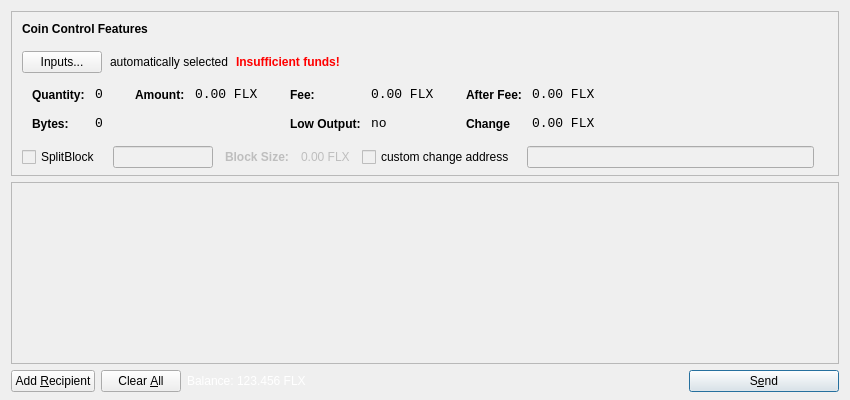
<?xml version="1.0" encoding="UTF-8"?>
<ui version="4.0">
 <class>SendCoinsDialog</class>
 <widget class="QDialog" name="SendCoinsDialog">
  <property name="geometry">
   <rect>
    <x>0</x>
    <y>0</y>
    <width>850</width>
    <height>400</height>
   </rect>
  </property>
  <property name="windowTitle">
   <string>Send Coins</string>
  </property>
  <layout class="QVBoxLayout" name="verticalLayout" stretch="0,1,0">
   <property name="bottomMargin">
    <number>8</number>
   </property>
   <item>
    <widget class="QFrame" name="frameCoinControl">
     <property name="sizePolicy">
      <sizepolicy hsizetype="Expanding" vsizetype="Expanding">
       <horstretch>0</horstretch>
       <verstretch>0</verstretch>
      </sizepolicy>
     </property>
     <property name="maximumSize">
      <size>
       <width>16777215</width>
       <height>16777215</height>
      </size>
     </property>
     <property name="styleSheet">
      <string notr="true">background-color: rgb(240, 240, 240);</string>
     </property>
     <property name="frameShape">
      <enum>QFrame::StyledPanel</enum>
     </property>
     <property name="frameShadow">
      <enum>QFrame::Sunken</enum>
     </property>
     <layout class="QVBoxLayout" name="verticalLayoutCoinControl2">
      <property name="spacing">
       <number>6</number>
      </property>
      <property name="leftMargin">
       <number>0</number>
      </property>
      <property name="topMargin">
       <number>0</number>
      </property>
      <property name="rightMargin">
       <number>0</number>
      </property>
      <property name="bottomMargin">
       <number>6</number>
      </property>
      <item>
       <layout class="QVBoxLayout" name="verticalLayoutCoinControl" stretch="0,0,0,0,1">
        <property name="spacing">
         <number>0</number>
        </property>
        <property name="leftMargin">
         <number>10</number>
        </property>
        <property name="topMargin">
         <number>10</number>
        </property>
        <item>
         <layout class="QHBoxLayout" name="horizontalLayoutCoinControl1">
          <property name="bottomMargin">
           <number>15</number>
          </property>
          <item>
           <widget class="QLabel" name="labelCoinControlFeatures">
            <property name="sizePolicy">
             <sizepolicy hsizetype="Preferred" vsizetype="Maximum">
              <horstretch>0</horstretch>
              <verstretch>0</verstretch>
             </sizepolicy>
            </property>
            <property name="font">
             <font>
              <weight>75</weight>
              <bold>true</bold>
             </font>
            </property>
            <property name="styleSheet">
             <string notr="true">font-weight:bold;</string>
            </property>
            <property name="text">
             <string>Coin Control Features</string>
            </property>
           </widget>
          </item>
         </layout>
        </item>
        <item>
         <layout class="QHBoxLayout" name="horizontalLayoutCoinControl2" stretch="0,0,0,0">
          <property name="spacing">
           <number>8</number>
          </property>
          <property name="bottomMargin">
           <number>10</number>
          </property>
          <item>
           <widget class="QPushButton" name="pushButtonCoinControl">
            <property name="styleSheet">
             <string notr="true"/>
            </property>
            <property name="text">
             <string>Inputs...</string>
            </property>
           </widget>
          </item>
          <item>
           <widget class="QLabel" name="labelCoinControlAutomaticallySelected">
            <property name="text">
             <string>automatically selected</string>
            </property>
            <property name="margin">
             <number>5</number>
            </property>
           </widget>
          </item>
          <item>
           <widget class="QLabel" name="labelCoinControlInsuffFunds">
            <property name="font">
             <font>
              <weight>75</weight>
              <bold>true</bold>
             </font>
            </property>
            <property name="styleSheet">
             <string notr="true">color:red;font-weight:bold;</string>
            </property>
            <property name="text">
             <string>Insufficient funds!</string>
            </property>
            <property name="margin">
             <number>5</number>
            </property>
           </widget>
          </item>
          <item>
           <spacer name="horizontalSpacerCoinControl">
            <property name="orientation">
             <enum>Qt::Horizontal</enum>
            </property>
            <property name="sizeHint" stdset="0">
             <size>
              <width>40</width>
              <height>1</height>
             </size>
            </property>
           </spacer>
          </item>
         </layout>
        </item>
        <item>
         <widget class="QWidget" name="widgetCoinControl" native="true">
          <property name="sizePolicy">
           <sizepolicy hsizetype="Preferred" vsizetype="Preferred">
            <horstretch>0</horstretch>
            <verstretch>0</verstretch>
           </sizepolicy>
          </property>
          <property name="minimumSize">
           <size>
            <width>0</width>
            <height>0</height>
           </size>
          </property>
          <property name="styleSheet">
           <string notr="true"/>
          </property>
          <layout class="QHBoxLayout" name="horizontalLayoutCoinControl5">
           <property name="leftMargin">
            <number>0</number>
           </property>
           <property name="topMargin">
            <number>0</number>
           </property>
           <property name="rightMargin">
            <number>0</number>
           </property>
           <property name="bottomMargin">
            <number>0</number>
           </property>
           <item>
            <layout class="QHBoxLayout" name="horizontalLayoutCoinControl3" stretch="0,0,0,1">
             <property name="spacing">
              <number>20</number>
             </property>
             <property name="topMargin">
              <number>0</number>
             </property>
             <property name="bottomMargin">
              <number>10</number>
             </property>
             <item>
              <layout class="QFormLayout" name="formLayoutCoinControl1">
               <property name="horizontalSpacing">
                <number>10</number>
               </property>
               <property name="verticalSpacing">
                <number>14</number>
               </property>
               <property name="leftMargin">
                <number>10</number>
               </property>
               <property name="topMargin">
                <number>4</number>
               </property>
               <property name="rightMargin">
                <number>6</number>
               </property>
               <item row="0" column="0">
                <widget class="QLabel" name="labelCoinControlQuantityText">
                 <property name="styleSheet">
                  <string notr="true">font-weight:bold;</string>
                 </property>
                 <property name="text">
                  <string>Quantity:</string>
                 </property>
                 <property name="margin">
                  <number>0</number>
                 </property>
                </widget>
               </item>
               <item row="0" column="1">
                <widget class="QLabel" name="labelCoinControlQuantity">
                 <property name="font">
                  <font>
                   <family>Monospace</family>
                   <pointsize>10</pointsize>
                  </font>
                 </property>
                 <property name="cursor">
                  <cursorShape>IBeamCursor</cursorShape>
                 </property>
                 <property name="contextMenuPolicy">
                  <enum>Qt::ActionsContextMenu</enum>
                 </property>
                 <property name="text">
                  <string>0</string>
                 </property>
                 <property name="margin">
                  <number>0</number>
                 </property>
                 <property name="textInteractionFlags">
                  <set>Qt::LinksAccessibleByMouse|Qt::TextSelectableByKeyboard|Qt::TextSelectableByMouse</set>
                 </property>
                </widget>
               </item>
               <item row="1" column="0">
                <widget class="QLabel" name="labelCoinControlBytesText">
                 <property name="styleSheet">
                  <string notr="true">font-weight:bold;</string>
                 </property>
                 <property name="text">
                  <string>Bytes:</string>
                 </property>
                </widget>
               </item>
               <item row="1" column="1">
                <widget class="QLabel" name="labelCoinControlBytes">
                 <property name="font">
                  <font>
                   <family>Monospace</family>
                   <pointsize>10</pointsize>
                  </font>
                 </property>
                 <property name="cursor">
                  <cursorShape>IBeamCursor</cursorShape>
                 </property>
                 <property name="contextMenuPolicy">
                  <enum>Qt::ActionsContextMenu</enum>
                 </property>
                 <property name="text">
                  <string>0</string>
                 </property>
                 <property name="textInteractionFlags">
                  <set>Qt::LinksAccessibleByMouse|Qt::TextSelectableByKeyboard|Qt::TextSelectableByMouse</set>
                 </property>
                </widget>
               </item>
              </layout>
             </item>
             <item>
              <layout class="QFormLayout" name="formLayoutCoinControl2">
               <property name="horizontalSpacing">
                <number>10</number>
               </property>
               <property name="verticalSpacing">
                <number>14</number>
               </property>
               <property name="leftMargin">
                <number>6</number>
               </property>
               <property name="topMargin">
                <number>4</number>
               </property>
               <property name="rightMargin">
                <number>6</number>
               </property>
               <item row="0" column="0">
                <widget class="QLabel" name="labelCoinControlAmountText">
                 <property name="styleSheet">
                  <string notr="true">font-weight:bold;</string>
                 </property>
                 <property name="text">
                  <string>Amount:</string>
                 </property>
                 <property name="margin">
                  <number>0</number>
                 </property>
                </widget>
               </item>
               <item row="0" column="1">
                <widget class="QLabel" name="labelCoinControlAmount">
                 <property name="font">
                  <font>
                   <family>Monospace</family>
                   <pointsize>10</pointsize>
                  </font>
                 </property>
                 <property name="cursor">
                  <cursorShape>IBeamCursor</cursorShape>
                 </property>
                 <property name="contextMenuPolicy">
                  <enum>Qt::ActionsContextMenu</enum>
                 </property>
                 <property name="text">
                  <string notr="true">0.00 FLX</string>
                 </property>
                 <property name="textInteractionFlags">
                  <set>Qt::LinksAccessibleByMouse|Qt::TextSelectableByKeyboard|Qt::TextSelectableByMouse</set>
                 </property>
                </widget>
               </item>
              </layout>
             </item>
             <item>
              <layout class="QFormLayout" name="formLayoutCoinControl3">
               <property name="horizontalSpacing">
                <number>10</number>
               </property>
               <property name="verticalSpacing">
                <number>14</number>
               </property>
               <property name="leftMargin">
                <number>6</number>
               </property>
               <property name="topMargin">
                <number>4</number>
               </property>
               <property name="rightMargin">
                <number>6</number>
               </property>
               <item row="0" column="0">
                <widget class="QLabel" name="labelCoinControlFeeText">
                 <property name="styleSheet">
                  <string notr="true">font-weight:bold;</string>
                 </property>
                 <property name="text">
                  <string>Fee:</string>
                 </property>
                 <property name="margin">
                  <number>0</number>
                 </property>
                </widget>
               </item>
               <item row="0" column="1">
                <widget class="QLabel" name="labelCoinControlFee">
                 <property name="font">
                  <font>
                   <family>Monospace</family>
                   <pointsize>10</pointsize>
                  </font>
                 </property>
                 <property name="cursor">
                  <cursorShape>IBeamCursor</cursorShape>
                 </property>
                 <property name="contextMenuPolicy">
                  <enum>Qt::ActionsContextMenu</enum>
                 </property>
                 <property name="text">
                  <string notr="true">0.00 FLX</string>
                 </property>
                 <property name="textInteractionFlags">
                  <set>Qt::LinksAccessibleByMouse|Qt::TextSelectableByKeyboard|Qt::TextSelectableByMouse</set>
                 </property>
                </widget>
               </item>
               <item row="1" column="0">
                <widget class="QLabel" name="labelCoinControlLowOutputText">
                 <property name="styleSheet">
                  <string notr="true">font-weight:bold;</string>
                 </property>
                 <property name="text">
                  <string>Low Output:</string>
                 </property>
                </widget>
               </item>
               <item row="1" column="1">
                <widget class="QLabel" name="labelCoinControlLowOutput">
                 <property name="font">
                  <font>
                   <family>Monospace</family>
                   <pointsize>10</pointsize>
                  </font>
                 </property>
                 <property name="cursor">
                  <cursorShape>IBeamCursor</cursorShape>
                 </property>
                 <property name="contextMenuPolicy">
                  <enum>Qt::ActionsContextMenu</enum>
                 </property>
                 <property name="text">
                  <string>no</string>
                 </property>
                 <property name="textInteractionFlags">
                  <set>Qt::LinksAccessibleByMouse|Qt::TextSelectableByKeyboard|Qt::TextSelectableByMouse</set>
                 </property>
                </widget>
               </item>
              </layout>
             </item>
             <item>
              <layout class="QFormLayout" name="formLayoutCoinControl4">
               <property name="horizontalSpacing">
                <number>10</number>
               </property>
               <property name="verticalSpacing">
                <number>14</number>
               </property>
               <property name="leftMargin">
                <number>6</number>
               </property>
               <property name="topMargin">
                <number>4</number>
               </property>
               <property name="rightMargin">
                <number>6</number>
               </property>
               <item row="0" column="0">
                <widget class="QLabel" name="labelCoinControlAfterFeeText">
                 <property name="styleSheet">
                  <string notr="true">font-weight:bold;</string>
                 </property>
                 <property name="text">
                  <string>After Fee:</string>
                 </property>
                 <property name="margin">
                  <number>0</number>
                 </property>
                </widget>
               </item>
               <item row="0" column="1">
                <widget class="QLabel" name="labelCoinControlAfterFee">
                 <property name="font">
                  <font>
                   <family>Monospace</family>
                   <pointsize>10</pointsize>
                  </font>
                 </property>
                 <property name="cursor">
                  <cursorShape>IBeamCursor</cursorShape>
                 </property>
                 <property name="contextMenuPolicy">
                  <enum>Qt::ActionsContextMenu</enum>
                 </property>
                 <property name="text">
                  <string notr="true">0.00 FLX</string>
                 </property>
                 <property name="textInteractionFlags">
                  <set>Qt::LinksAccessibleByMouse|Qt::TextSelectableByKeyboard|Qt::TextSelectableByMouse</set>
                 </property>
                </widget>
               </item>
               <item row="1" column="0">
                <widget class="QLabel" name="labelCoinControlChangeText">
                 <property name="styleSheet">
                  <string notr="true">font-weight:bold;</string>
                 </property>
                 <property name="text">
                  <string>Change</string>
                 </property>
                </widget>
               </item>
               <item row="1" column="1">
                <widget class="QLabel" name="labelCoinControlChange">
                 <property name="font">
                  <font>
                   <family>Monospace</family>
                   <pointsize>10</pointsize>
                  </font>
                 </property>
                 <property name="cursor">
                  <cursorShape>IBeamCursor</cursorShape>
                 </property>
                 <property name="contextMenuPolicy">
                  <enum>Qt::ActionsContextMenu</enum>
                 </property>
                 <property name="text">
                  <string notr="true">0.00 FLX</string>
                 </property>
                 <property name="textInteractionFlags">
                  <set>Qt::LinksAccessibleByMouse|Qt::TextSelectableByKeyboard|Qt::TextSelectableByMouse</set>
                 </property>
                </widget>
               </item>
              </layout>
             </item>
            </layout>
           </item>
          </layout>
         </widget>
        </item>
        <item>
         <layout class="QHBoxLayout" name="horizontalLayoutCoinControl4" stretch="0,0,0,0,0,0,0">
          <property name="spacing">
           <number>12</number>
          </property>
          <property name="sizeConstraint">
           <enum>QLayout::SetDefaultConstraint</enum>
          </property>
          <property name="topMargin">
           <number>5</number>
          </property>
          <property name="rightMargin">
           <number>5</number>
          </property>
          <item>
           <widget class="QCheckBox" name="splitBlockCheckBox">
            <property name="text">
             <string>SplitBlock</string>
            </property>
           </widget>
          </item>
          <item>
           <widget class="QLineEdit" name="splitBlockLineEdit">
            <property name="enabled">
             <bool>false</bool>
            </property>
            <property name="sizePolicy">
             <sizepolicy hsizetype="Fixed" vsizetype="Fixed">
              <horstretch>0</horstretch>
              <verstretch>0</verstretch>
             </sizepolicy>
            </property>
            <property name="maximumSize">
             <size>
              <width>100</width>
              <height>16777215</height>
             </size>
            </property>
           </widget>
          </item>
          <item>
           <widget class="QLabel" name="labelBlockSizeText">
            <property name="enabled">
             <bool>false</bool>
            </property>
            <property name="font">
             <font>
              <weight>75</weight>
              <bold>true</bold>
             </font>
            </property>
            <property name="text">
             <string>Block Size:</string>
            </property>
           </widget>
          </item>
          <item>
           <widget class="QLabel" name="labelBlockSize">
            <property name="enabled">
             <bool>false</bool>
            </property>
            <property name="text">
             <string>0.00 FLX</string>
            </property>
           </widget>
          </item>
          <item>
           <widget class="QCheckBox" name="checkBoxCoinControlChange">
            <property name="text">
             <string>custom change address</string>
            </property>
           </widget>
          </item>
          <item>
           <widget class="QLineEdit" name="lineEditCoinControlChange">
            <property name="enabled">
             <bool>false</bool>
            </property>
            <property name="sizePolicy">
             <sizepolicy hsizetype="Expanding" vsizetype="Fixed">
              <horstretch>0</horstretch>
              <verstretch>0</verstretch>
             </sizepolicy>
            </property>
           </widget>
          </item>
          <item>
           <widget class="QLabel" name="labelCoinControlChangeLabel">
            <property name="sizePolicy">
             <sizepolicy hsizetype="Preferred" vsizetype="Expanding">
              <horstretch>0</horstretch>
              <verstretch>0</verstretch>
             </sizepolicy>
            </property>
            <property name="minimumSize">
             <size>
              <width>0</width>
              <height>0</height>
             </size>
            </property>
            <property name="text">
             <string/>
            </property>
            <property name="margin">
             <number>3</number>
            </property>
           </widget>
          </item>
         </layout>
        </item>
        <item>
         <spacer name="verticalSpacerCoinControl">
          <property name="orientation">
           <enum>Qt::Vertical</enum>
          </property>
          <property name="sizeHint" stdset="0">
           <size>
            <width>800</width>
            <height>1</height>
           </size>
          </property>
         </spacer>
        </item>
       </layout>
      </item>
     </layout>
    </widget>
   </item>
   <item>
    <widget class="QScrollArea" name="scrollArea">
     <property name="widgetResizable">
      <bool>true</bool>
     </property>
     <widget class="QWidget" name="scrollAreaWidgetContents">
      <property name="geometry">
       <rect>
        <x>0</x>
        <y>0</y>
        <width>830</width>
        <height>172</height>
       </rect>
      </property>
      <layout class="QVBoxLayout" name="verticalLayout_2">
       <property name="leftMargin">
        <number>0</number>
       </property>
       <property name="topMargin">
        <number>0</number>
       </property>
       <property name="rightMargin">
        <number>0</number>
       </property>
       <property name="bottomMargin">
        <number>0</number>
       </property>
       <item>
        <layout class="QVBoxLayout" name="entries">
         <property name="spacing">
          <number>6</number>
         </property>
        </layout>
       </item>
       <item>
        <spacer name="verticalSpacer">
         <property name="orientation">
          <enum>Qt::Vertical</enum>
         </property>
         <property name="sizeHint" stdset="0">
          <size>
           <width>20</width>
           <height>40</height>
          </size>
         </property>
        </spacer>
       </item>
      </layout>
     </widget>
    </widget>
   </item>
   <item>
    <layout class="QHBoxLayout" name="horizontalLayout">
     <item>
      <widget class="QPushButton" name="addButton">
       <property name="toolTip">
        <string>Send to multiple recipients at once</string>
       </property>
       <property name="text">
        <string>Add &amp;Recipient</string>
       </property>
       <property name="autoDefault">
        <bool>false</bool>
       </property>
      </widget>
     </item>
     <item>
      <widget class="QPushButton" name="clearButton">
       <property name="sizePolicy">
        <sizepolicy hsizetype="Minimum" vsizetype="Fixed">
         <horstretch>0</horstretch>
         <verstretch>0</verstretch>
        </sizepolicy>
       </property>
       <property name="toolTip">
        <string>Remove all transaction fields</string>
       </property>
       <property name="text">
        <string>Clear &amp;All</string>
       </property>
       <property name="autoRepeatDelay">
        <number>300</number>
       </property>
       <property name="autoDefault">
        <bool>false</bool>
       </property>
      </widget>
     </item>
     <item>
      <layout class="QHBoxLayout" name="horizontalLayout_2">
       <property name="spacing">
        <number>3</number>
       </property>
       <item>
        <widget class="QLabel" name="label">
         <property name="sizePolicy">
          <sizepolicy hsizetype="Preferred" vsizetype="Fixed">
           <horstretch>0</horstretch>
           <verstretch>0</verstretch>
          </sizepolicy>
         </property>
         <property name="styleSheet">
          <string notr="true">color: rgb(255, 255, 255);</string>
         </property>
         <property name="text">
          <string>Balance:</string>
         </property>
        </widget>
       </item>
       <item>
        <widget class="QLabel" name="labelBalance">
         <property name="sizePolicy">
          <sizepolicy hsizetype="Preferred" vsizetype="Fixed">
           <horstretch>0</horstretch>
           <verstretch>0</verstretch>
          </sizepolicy>
         </property>
         <property name="cursor">
          <cursorShape>IBeamCursor</cursorShape>
         </property>
         <property name="styleSheet">
          <string notr="true">color: rgb(255, 255, 255);</string>
         </property>
         <property name="text">
          <string notr="true">123.456 FLX</string>
         </property>
         <property name="textInteractionFlags">
          <set>Qt::LinksAccessibleByMouse|Qt::TextSelectableByKeyboard|Qt::TextSelectableByMouse</set>
         </property>
        </widget>
       </item>
      </layout>
     </item>
     <item>
      <spacer name="horizontalSpacer">
       <property name="orientation">
        <enum>Qt::Horizontal</enum>
       </property>
       <property name="sizeHint" stdset="0">
        <size>
         <width>40</width>
         <height>20</height>
        </size>
       </property>
      </spacer>
     </item>
     <item>
      <widget class="QPushButton" name="sendButton">
       <property name="minimumSize">
        <size>
         <width>150</width>
         <height>0</height>
        </size>
       </property>
       <property name="toolTip">
        <string>Confirm the send action</string>
       </property>
       <property name="text">
        <string>S&amp;end</string>
       </property>
       <property name="icon">
        <iconset resource="../bitcoin.qrc">
         <normaloff>:/icons/send</normaloff>:/icons/send</iconset>
       </property>
       <property name="default">
        <bool>true</bool>
       </property>
      </widget>
     </item>
    </layout>
   </item>
  </layout>
 </widget>
 <resources>
  <include location="../bitcoin.qrc"/>
 </resources>
 <connections/>
</ui>
